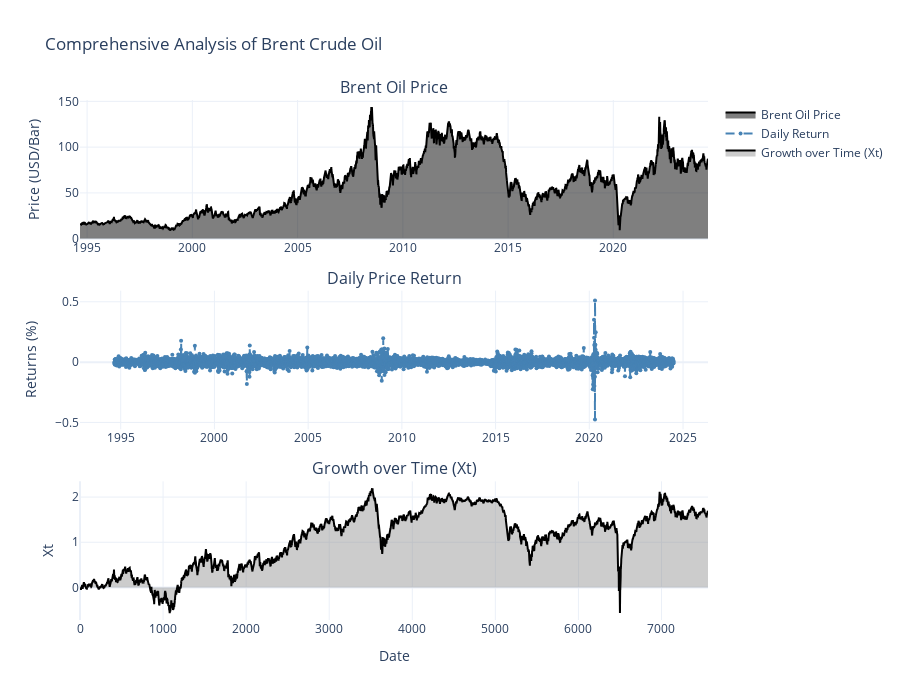

The code cell stored with this chart in its notebook:
### Markdown cell above
As we can see, the odds of these markets returns being Normally distributed are practically zero

### Code cell
# Create subplot figure
fig = make_subplots(rows=3, cols=1, shared_xaxes=False, vertical_spacing=0.1,
                    subplot_titles=("Brent Oil Price", "Daily Price Return", "Growth over Time (Xt)"))

# Add Brent Oil Price as a filled area plot
fig.add_trace(
    go.Scatter(x=data.index, y=data['DCOILBRENTEU'], fill='tozeroy', 
               line=dict(color='black'), name='Brent Oil Price'),
    row=1, col=1
)

# Add Daily Return as a line plot with markers
fig.add_trace(
    go.Scatter(x=data.index, y=data['Daily Return'], mode='lines+markers',
               line=dict(color='steelblue', dash='dash'), marker=dict(size=4),
               name='Daily Return'),
    row=2, col=1
)

# Add Xt as a filled area plot
fig.add_trace(
    go.Scatter(x=np.arange(len(data)), y=data['Xt'], fill='tozeroy',
               fillcolor='rgba(128, 128, 128, 0.4)', 
               line=dict(color='black', width=2),
               name='Growth over Time (Xt)'),
    row=3, col=1
)

# Update layout
fig.update_layout(
    height=700,
    width=900, 
    title_text="Comprehensive Analysis of Brent Crude Oil",
    template='plotly_white'
)

# Update axes
fig.update_xaxes(title_text="Date", row=3, col=1)
fig.update_yaxes(title_text="Price (USD/Bar)", row=1, col=1)
fig.update_yaxes(title_text="Returns (%)", row=2, col=1)
fig.update_yaxes(title_text="Xt", row=3, col=1)

# Show plot
fig.show()

### Figure 1 — Plotly figure (JSON) as saved in the notebook; plotly's stock layout.template omitted (floating-point values rounded to 4 significant figures; data arrays with more than 128 entries replaced by an {"elided": "..."} marker saying what was removed)
{"data": [{"fill": "tozeroy", "line": {"color": "black"}, "name": "Brent Oil Price", "type": "scatter", "x": {"elided": "7561 str values"}, "xaxis": "x", "y": {"elided": "7561 float values"}, "yaxis": "y"}, {"line": {"color": "steelblue", "dash": "dash"}, "marker": {"size": 4}, "mode": "lines+markers", "name": "Daily Return", "type": "scatter", "x": {"elided": "7561 str values"}, "xaxis": "x2", "y": {"elided": "7561 float values"}, "yaxis": "y2"}, {"fill": "tozeroy", "fillcolor": "rgba(128, 128, 128, 0.4)", "line": {"color": "black", "width": 2}, "name": "Growth over Time (Xt)", "type": "scatter", "x": {"elided": "7561 int values"}, "xaxis": "x3", "y": {"elided": "7561 float values"}, "yaxis": "y3"}], "layout": {"annotations": [{"font": {"size": 16}, "showarrow": false, "text": "Brent Oil Price", "x": 0.5, "xanchor": "center", "xref": "paper", "y": 1, "yanchor": "bottom", "yref": "paper"}, {"font": {"size": 16}, "showarrow": false, "text": "Daily Price Return", "x": 0.5, "xanchor": "center", "xref": "paper", "y": 0.6333, "yanchor": "bottom", "yref": "paper"}, {"font": {"size": 16}, "showarrow": false, "text": "Growth over Time (Xt)", "x": 0.5, "xanchor": "center", "xref": "paper", "y": 0.2667, "yanchor": "bottom", "yref": "paper"}], "height": 700, "title": {"text": "Comprehensive Analysis of Brent Crude Oil"}, "width": 900, "xaxis": {"anchor": "y", "domain": [0, 1]}, "xaxis2": {"anchor": "y2", "domain": [0, 1]}, "xaxis3": {"anchor": "y3", "domain": [0, 1], "title": {"text": "Date"}}, "yaxis": {"anchor": "x", "domain": [0.7333, 1], "title": {"text": "Price (USD/Bar)"}}, "yaxis2": {"anchor": "x2", "domain": [0.3667, 0.6333], "title": {"text": "Returns (%)"}}, "yaxis3": {"anchor": "x3", "domain": [0, 0.2667], "title": {"text": "Xt"}}}}
